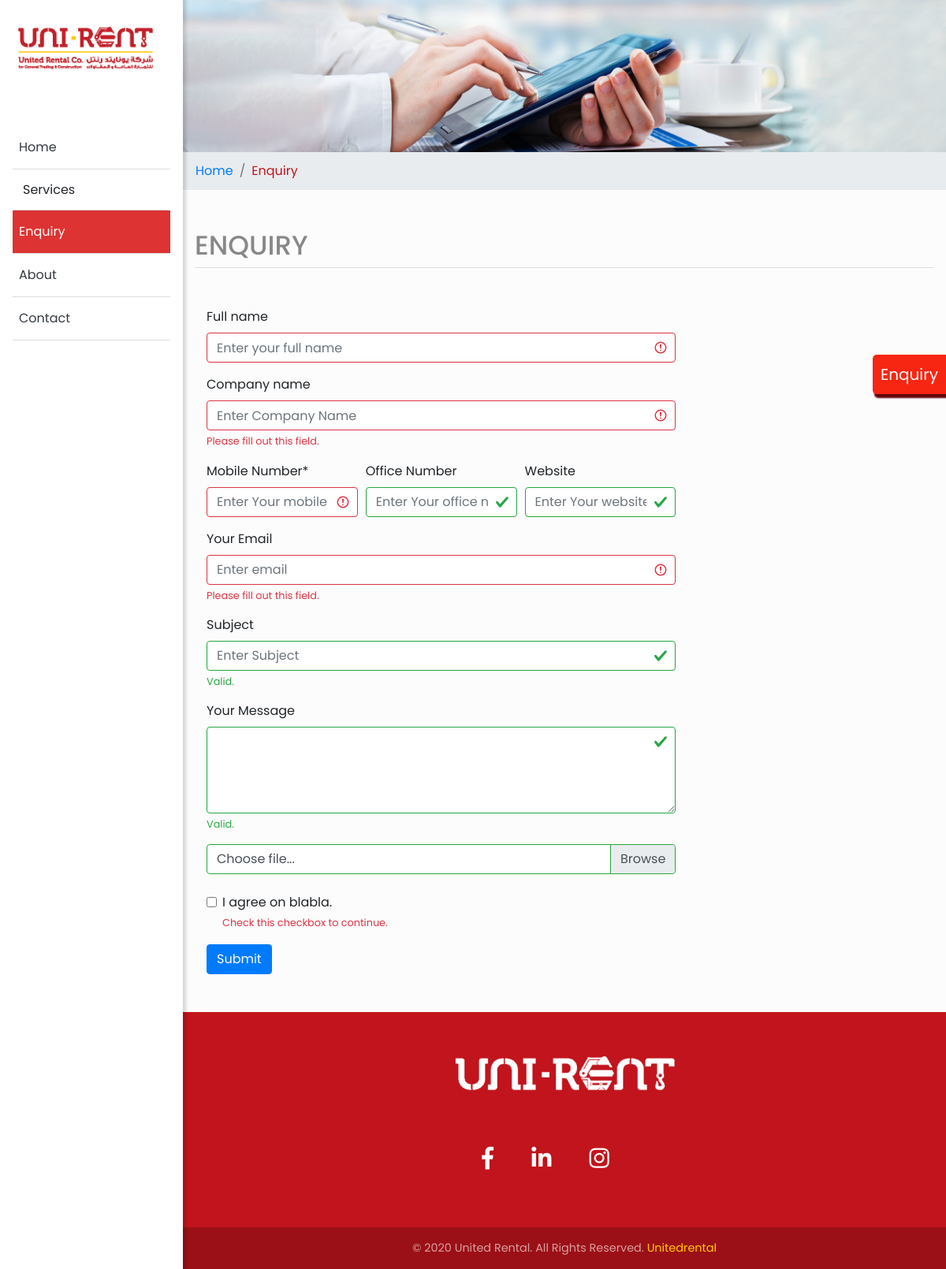
The app's page /enquiry/ with its own data.
### website/models.py (models this page shows, shortened)
class EnquiryBanner(models.Model):
    image = models.ImageField(null=True, blank=True)
    title = models.CharField(null=True, blank=True, max_length=50)
    class Meta:
        verbose_name = "ENQUIRY BANNERY BANNER"
        verbose_name_plural = "ENQUIRY BANNERY BANNER"
    @ property
    def imageURL(self):
        try:
            url = self.image.url
        except:
            url = ''
        return url

class Test(models.Model):
    image = models.ImageField(null=True, blank=True)
    caption = models.CharField(blank=True, null=True, max_length=50)
    title1 = models.CharField(blank=True, null=True, max_length=50)
    title2 = models.CharField(blank=True, null=True, max_length=50)
    url = models.URLField(blank=True, null=True, max_length=100)
    @ property
    def imageURL(self):
        try:
            url = self.image.url
        except:
            url = ''
        return url
    class Meta:
        verbose_name = "HOME BODY "
        verbose_name_plural = "HOME BODY"

class Socialiconlink(models.Model):
    fb = models.URLField(null=True, blank=True, max_length=100)
    insta = models.URLField(null=True, blank=True, max_length=100)
    link = models.URLField(null=True, blank=True, max_length=100)

### website/views.py (the view)
# urls.py: path('enquiry/', views.enquiry, name="enquiry"),
def enquiry(request):
    banners = EnquiryBanner.objects.all()
    test = Test.objects.all()
    links = Socialiconlink.objects.all()
    context = {'banners': banners, 'test': test, 'links': links}
    if request.method == "POST":
        e_fullname = request.POST['e-fullname']
        e_companyname = request.POST['e-companyname']
        e_mobile = request.POST['e-mobile']
        e_landnumber = request.POST['e-landnumber']
        e_website = request.POST['e-website']
        email = request.POST['email']
        e_subject = request.POST['e-subject']
        e_mesage = request.POST['e-mesage']
        e_file = request.POST['e-file']
        appoint = "Full Name: " + e_fullname + " \n Company Name: " + e_companyname + \
            " \n Mobile: " + e_mobile + " \n Land Number: " + \
            e_landnumber + " \nWebsite" + e_website + "\nEmail: " + email + \
            "\nSubject: " + e_subject + "\nMessage: " + e_mesage + "\nFile: " + e_file
        send_mail(
            'Appoinment Request',  # subject
            appoint,  # message
            'vavachan6kwt@gmail.com',
            ['vavachan6kwt@gmail.com'],  # from_email
            fail_silently=False,
        )
        return render(request, "inquiry.html", {'e_fullname': e_fullname, 'e_companyname': e_companyname, 'e_mobile': e_mobile, 'e_landnumber': e_landnumber, 'e_website': e_website, 'email': email, 'e_subject': e_subject, 'e_mesage': e_mesage, 'e_file': e_file})
    else:
        return render(request, "inquiry.html", context)

### website/templates/inquiry.html (shortened to what this page needs)
{% extends 'base.html' %} {%load static %} {%block content%}
<div class="container-fluid p-0">
  {%for img in banners %}
  <img class="d-block w-100" src="{{img.imageURL}}" alt="First slide" />
  {%endfor%}
</div>
<nav class="breadcrumb_bg">
  <ol class="breadcrumb container">
    <li
      class="breadcrumb-item {% if request.resolver_match.url_name == 'home' %} active {% endif %}"
    >
      <a href="{%url 'home'%}">Home</a>
    </li>
    <li
      class="breadcrumb-item {% if request.resolver_match.url_name == 'enquiry' %} active {% endif %}"
      aria-current="page"
    >
      <a href="{%url 'enquiry'%}">Enquiry</a>
    </li>
  </ol>
</nav>
<div class="container mb-5">
  <div class="page-header">
    {%for img in banners %}
    <h1>{{img.title}}</h1>
    {%endfor%}
  </div>
  {%if e_fullname %}
  <div>
    Thanks- {{e_fullname}} !!
    <p>We received your mail</p>
  </div>
  {%else%}
  <form
    method="POST"
    action="{% url 'enquiry'%}"
    class="was-validated mt-5 col-md-8"
  >
    <div class="form-group">
      <label for="fullname">Full name </label>
      <input
        type="text"
        class="form-control"
        id="fullname"
        placeholder="Enter your full name"
        name="e-fullname"
        required
      />
    </div>
    <div class="form-group">
      <label for="uname">Company name </label>
      <input
        type="text"
        class="form-control"
        id="company"
        placeholder="Enter Company Name"
        name="e-companyname"
        required
      />
      <div class="invalid-feedback">Please fill out this field.</div>
    </div>
    <div class="form-row">
      <div class="form-group col-md-4">
        <label for="mobile">Mobile Number*</label>
        <input
          type="text"
          class="form-control"
          id="mobile"
          placeholder="Enter Your mobile number"
          name="e-mobile"
          required
        />
      </div>
      <div class="form-group col-md-4">
        <label for="officenumber">Office Number</label>
        <input
          type="text"
          class="form-control"
          id="land"
          placeholder="Enter Your office number"
          name="e-landnumber"
        />
      </div>
      <div class="form-group col-md-4">
        <label for="website">Website</label>
        <input
          type="text"
          class="form-control"
          id="website"
          placeholder="Enter Your website"
          name="e-website"
        />
      </div>
    </div>
    <div class="form-group">
      <label for="email">Your Email</label>
      <input
        type="email"
        class="form-control"
        id="email"
        placeholder="Enter email"
        name="email"
        required
      />
      <div class="invalid-feedback">Please fill out this field.</div>
    </div>
    <div class="form-group">
      <label for="subject">Subject</label>
      <input
        type="text"
        class="form-control"
        id="subject"
        placeholder="Enter Subject"
        name="e-subject"
      />
      <div class="valid-feedback">Valid.</div>
    </div>
    <div class="form-group">
      <label for="message">Your Message</label>
      <textarea
        type="text"
        class="form-control"
        id="message"
        cols="10"
        rows="4"
        placeholder="Enter your message"
        name="e-mesage"
        required
      >
      </textarea>
      <div class="valid-feedback">Valid.</div>
    </div>
    <div class="custom-file mb-4">
      <label class="custom-file-label" for="validatedCustomFile"
        >Choose file...</label
      >
    </div>
    <div class="form-group form-check">
      <label class="form-check-label">
        <input
          class="form-check-input"
          type="checkbox"
          name="remember"
          required
        />
        I agree on blabla.
        <div class="invalid-feedback">Check this checkbox to continue.</div>
      </label>
    </div>
    <button type="submit" class="btn btn-primary">Submit</button>
  </form>
  {%endif%}
</div>
{%endblock content%}

### website/templates/base.html (shortened to what this page needs)
<!DOCTYPE html>
{%load static%}
<html lang="en">
  <head>
    <link rel="stylesheet" href="{%static 'css/style2.css' %}" />
    <link
      rel="stylesheet"
      href="https://cdnjs.cloudflare.com/ajax/libs/malihu-custom-scrollbar-plugin/3.1.5/jquery.mCustomScrollbar.min.css"
    />
    <link
      rel="stylesheet"
      href="https://use.fontawesome.com/releases/v5.6.3/css/all.css"
    />
    <link
      rel="stylesheet"
      href="https://stackpath.bootstrapcdn.com/bootstrap/4.5.0/css/bootstrap.min.css"
    />
    <link rel="stylesheet" href="{% static 'css/main.css' %}" />
    <link
      rel="stylesheet"
      href="{% static 'css/navbar-fixed-left.min.css' %}"
    />
    <link rel="stylesheet" href="{% static 'css/docs.css' %}" />
    <link
      rel="stylesheet"
      href="https://cdnjs.cloudflare.com/ajax/libs/animate.css/4.0.0/animate.min.css"
    />
  </head>
  <body>
    {% include 'nav.html' %}
    <div class="en-label">
      <a href="{%url 'enquiry'%}"> Enquiry</a>
    </div>
    {% block content%} {%endblock content%}
    <footer class="page-footer font-small cyan darken-3">
      <div class="container">
        <div class="row">
          <div class="mx-auto d-block mt-5">
            {%for products in test %}
            <img
              src="{{products.imageURL}}"
              style="text-align: center;"
              alt=""
            />
            {%endfor%}
          </div>
          <div class="col-md-12 py-5">
            <div class="mb-5 flex-center">
              {%for link in links%}
              <a class="fb-ic" href="{{link.fb}}" target="blank">
                <i
                  class="fab fa-facebook-f fa-lg white-text mr-md-5 mr-3 fa-2x"
                >
                </i>
              </a>
              <a href="{{link.link}}" target="blank" class="li-ic">
                <i
                  class="fab fa-linkedin-in fa-lg white-text mr-md-5 mr-3 fa-2x"
                >
                </i>
              </a>
              <a class="ins-ic" href="{{link.insta}}" target="blank">
                <i class="fab fa-instagram fa-lg white-text mr-md-5 mr-3 fa-2x">
                </i>
              </a>
            </div>
            {%endfor%}
          </div>
        </div>
      </div>
      <div class="footer-copyright text-center py-3">
        © 2020 United Rental. All Rights Reserved.
        <a href="#">Unitedrental</a>
      </div>
    </footer>
  </body>
</html>

### static/css/style2.css (style rules this page uses)
a, a:hover, a:focus { color: inherit; text-decoration: none; transition: all 0.3s; }

### static/css/main.css (style rules this page uses)
* { box-sizing: border-box; }
body { font-family: "Poppins", sans-serif; background: #fcfcfc; margin: 0px; padding: 0px; }
* { padding: 0; margin: 0; box-sizing: border-box; }
.breadcrumb-item.active { color: #6c757d; background: none; }
footer.page-footer { bottom: 0; color: #fff; }
.cyan.darken-3 { background-color: #c1141c !important; position: relative; bottom: 0; width: 100%; }
.font-small { font-size: 0.9rem; }
footer.page-footer .footer-copyright { overflow: hidden; color: rgba(255, 255, 255, 0.6); background-color: rgba(0, 0, 0, 0.2); }
.flex-center { display: -webkit-box; display: -ms-flexbox; display: flex; -webkit-box-align: center; -ms-flex-align: center; align-items: center; -webkit-box-pack: center; -ms-flex-pack: center; justify-content: center; height: 100%; }
.form-control { box-shadow: inset 0 0 2px 2px rgba(0, 0, 0, 0.02); }
.page-header { border-bottom: 1px solid #ddd; margin: 50px 0 50px 0; }
.page-header h1 { font-size: 34px; color: #888888; text-transform: uppercase; }
.breadcrumb_bg { background-color: #e9ecef; }
.breadcrumb .active a { color: #c1141c; }
.en-label { background: #f72613; z-index: 1000; position: fixed; font-size: 20px; color: #fff; right: 0; top: 450px; padding: 10px; border-top-left-radius: 5px 5px; border-bottom-left-radius: 5px 5px; box-shadow: 2px 5px 2px #630207; }
.en-label a { color: #fff; text-decoration: none; }
.fab { color: #fff !important; }
.footer-copyright a { color: #ffc800; text-decoration: none; background-color: transparent; }

### static/css/docs.css (style rules this page uses)
body { min-height: 100vh; }
a { cursor: pointer; }

### records on screen
EnquiryBanner: imageURL (picture), title "ENQUIRY"
Test: imageURL (picture)
